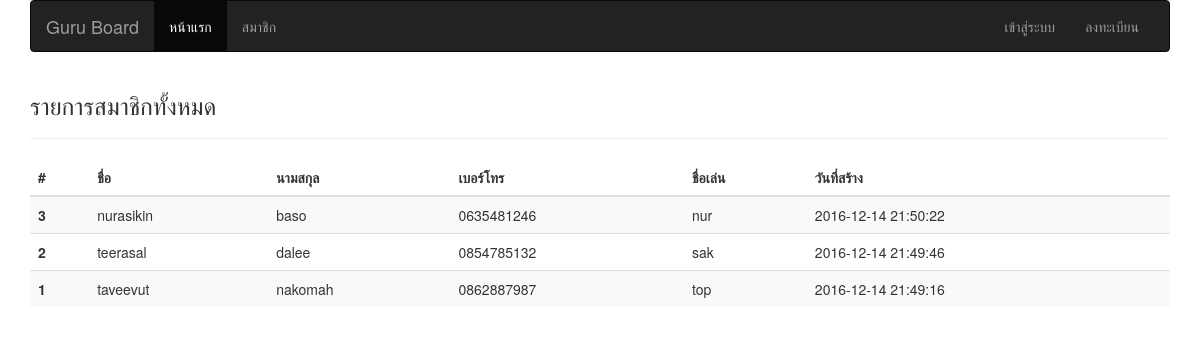
The page /member.php on the database its author committed.
### tables this page shows
CREATE TABLE `member` (
  `m_id` int(11) NOT NULL,
  `username` varchar(50) NOT NULL,
  `password` varchar(50) NOT NULL,
  `m_name` varchar(50) NOT NULL,
  `m_surname` varchar(50) NOT NULL,
  `m_tel` varchar(20) NOT NULL,
  `m_nickname` varchar(50) NOT NULL,
  `m_created` datetime NOT NULL
);

### member.php (the view)
	<?php
		include("head.php");
	?>
</head>
<body>
	<div class="container">
		<div class="row">
			<div class="col-md-12">
				<?php include("top_menu.php"); ?>
			</div>
		</div>
		<h3>รายการสมาชิกทั้งหมด</h3>
		<hr>
		<div class="row">
			<div class="col-md-12">
				<div class="table-responsive">
					<table class="table table-striped">
						<thead>
							<tr>
								<th>#</th>
								<th>ชื่อ</th>
								<th>นามสกุล</th>
								<th>เบอร์โทร</th>
								<th>ชื่อเล่น</th>
								<th>วันที่สร้าง</th>
							</tr>
						</thead>
						<tbody>
							<?php
								$sql = "SELECT * FROM member ORDER BY m_id DESC";
								$stmt = $db_con->prepare($sql);
								$stmt->execute();
								while ($row=$stmt->fetch(PDO::FETCH_ASSOC)) {
							?>
							<tr>
								<th scope="row"><?php echo $row["m_id"];?></th>
								<td><?php echo $row["m_name"];?></td>
								<td><?php echo $row["m_surname"];?></td>
								<td><?php echo $row["m_tel"];?></td>
								<td><?php echo $row["m_nickname"];?></td>
								<td><?php echo $row["m_created"];?></td>
							</tr>
							<?php
								}
							?>
						</tbody>
					</table>
				</div>
			</div>
		</div>
	</div>
</body>
</html>

### rows shown on the page
member: m_id "3", m_name "nurasikin", m_surname "baso", m_tel "0635481246", m_nickname "nur", m_created "2016-12-14 21:50:22"
member: m_id "2", m_name "teerasal", m_surname "dalee", m_tel "0854785132", m_nickname "sak", m_created "2016-12-14 21:49:46"
member: m_id "1", m_name "taveevut", m_surname "nakomah", m_tel "0862887987", m_nickname "top", m_created "2016-12-14 21:49:16"
